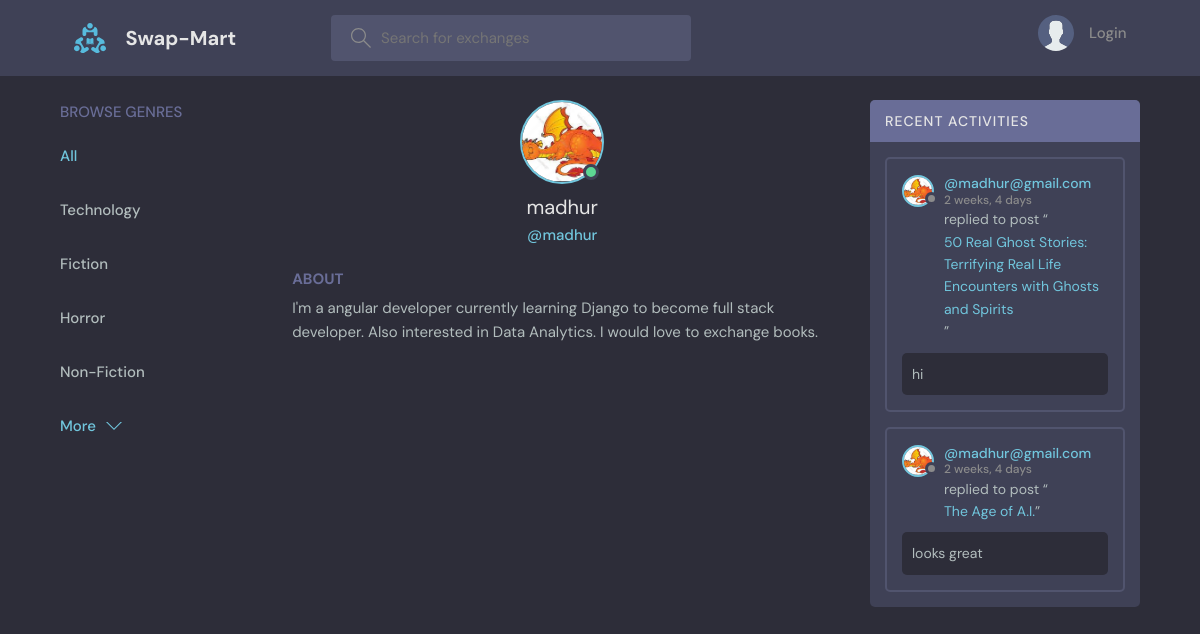
Page /profile/1/ on the committed database.
### base/models.py (models this page shows, shortened)
class Topic(models.Model):
    name= models.CharField(max_length=200)

class User(AbstractUser):
    name=models.CharField(max_length=200, null=True)
    email=models.EmailField(unique=True, null=True)
    bio=models.TextField(null=True)
    avatar= models.ImageField(null=True, default="avatar.svg")
    USERNAME_FIELD= 'email'
    REQUIRED_FIELDS=['username']

class Message(models.Model):
    user= models.ForeignKey(User, on_delete=models.CASCADE)
    room = models.ForeignKey(Exchange_Room, on_delete=models.CASCADE)
    body = models.TextField()
    updated = models.DateTimeField(auto_now = True)
    created = models.DateTimeField(auto_now_add=True)
    class Meta:
        ordering = ['-updated', 'created']

class Exchange_Room(models.Model):
    host = models.ForeignKey(User, on_delete=models.SET_NULL, null=True)
    topic= models.ForeignKey(Topic, on_delete=models.SET_NULL, null=True)
    name = models.CharField(max_length=200)
    description = models.TextField(null = True, blank = True)
    participants = models.ManyToManyField(
        User, related_name='participants', blank=True)
    updated = models.DateTimeField(auto_now = True)
    created = models.DateTimeField(auto_now_add=True)
    author = models.CharField(null = True, blank=True, max_length=200)
    class Meta:
        ordering = ['-updated', 'created']
    def __str__(self):
        return self.name

### base/views.py (the view)
# urls.py: path('profile/<str:pk>/',views.userProfile, name="user-profile"),
def userProfile(request,pk):
    user=User.objects.get(id=pk)
    room_messages = user.message_set.all()
    topics=Topic.objects.all()
    context = {'user':user, 'topics':topics, 'room_messages':room_messages}
    return render(request, 'base/profile.html', context)

### base/templates/base/profile.html (shortened to what this page needs)
{% extends 'main.html' %}
{% block content %}
<main class="profile-page layout layout--3">
  <div class="container">
    {% include 'base/topics_component.html' %}
    <div class="roomList">
      <div class="profile">
        <div class="profile__avatar">
          <div class="avatar avatar--large active">
            <img src="{{user.avatar.url}}" />
          </div>
        </div>
        <div class="profile__info">
          <h3>{{user.username}}</h3>
          <p>@{{user.username}}</p>
        </div>
        <div class="profile__about">
          <h3>About</h3>
          <p>
            {{user.bio}}
          </p>
        </div>
      </div>
    </div>
    {% include 'base/activity_component.html' %}
  </div>
</main>
{% endblock content %}

### templates/main.html (shortened to what this page needs)
<!DOCTYPE html>
{% load static  %}
<html lang="en">
  <head>
    <link rel="stylesheet" href="{% static 'styles/style.css' %}" />
  </head>
  <body>
    {% include 'navbar.html' %}
    {% block content %}
    {% endblock %}
  </body>
</html>

### templates/navbar.html (shortened to what this page needs)
{% load static %}
<header class="header header--loggedIn">
    <div class="container">
      <a href="{% url 'home' %}" class="header__logo">
        <img src="{% static 'images/logo.svg' %}" />
        <h1>Swap-Mart</h1>
      </a>
      <form class="header__search" method="GET" action="{% url 'home' %}">
        <label>
          <input name="q" placeholder="Search for exchanges" />
        </label>
      </form>
      <nav class="header__menu">
        {% if request.user.is_authenticated %}
        <div class="header__user">
          <a href="{% url 'update-user' %}">
            <div class="avatar avatar--medium active">
              <img src="{{request.user.avatar.url}}" />
            </div>
            <p>{{request.user.username}} <span>@{{request.user.username}}</span></p>
          </a>
          <button class="dropdown-button">
            <svg version="1.1" xmlns="http://www.w3.org/2000/svg" width="32" height="32" viewBox="0 0 32 32">
              <title>chevron-down</title>
              <path d="M16 21l-13-13h-3l16 16 16-16h-3l-13 13z"></path>
            </svg>
          </button>
        </div>
        {% else %}
        <a href="{% url 'login' %}">
          <img src="{% static 'images/avatar.svg'%}" />
          <p>Login</p>
        </a>
        {% endif %}
      </nav>
    </div>
  </header>

### base/templates/base/topics_component.html (shortened to what this page needs)
<div class="topics">
    <div class="topics__header">
        <h2>Browse Genres</h2>
    </div>
    <ul class="topics__list">
        <li>
            <a href="{% url 'home' %}" class="active">All
            </a>
        </li>
        {% for topic in topics %}
        <li>
            <a href="{% url 'home' %}?q={{topic.name}}">{{topic.name}}
            </a>
        </li>
        {% endfor %}
    </ul>
    <a class="btn btn--link" href="{% url 'topics' %}">
        More
        <svg version="1.1" xmlns="http://www.w3.org/2000/svg" width="32" height="32" viewBox="0 0 32 32">
            <title>chevron-down</title>
            <path d="M16 21l-13-13h-3l16 16 16-16h-3l-13 13z"></path>
        </svg>
    </a>
</div>

### base/templates/base/activity_component.html (shortened to what this page needs)
<div class="activities">
    <div class="activities__header">
      <h2>Recent Activities</h2>
    </div>
    {% for message in room_messages %}
    <div class="activities__box">
      <div class="activities__boxHeader roomListRoom__header">
        <a href="{% url 'user-profile' message.user.id %}" class="roomListRoom__author">
          <div class="avatar avatar--small">
            <img src="{{message.user.avatar.url}}" />
          </div>
          <p>
            @{{message.user}}
            <span>{{message.created|timesince}}</span>
          </p>
        </a>
      </div>
      <div class="activities__boxContent">
        <p>replied to post “<a href="{% url 'room' message.room.id %}">{{message.room}}</a>”</p>
        <div class="activities__boxRoomContent">
          {{message.body}}
        </div>
      </div>
    </div>
    {%endfor%}
  </div>

### rows in the picture
Topic: name "Technology"
Topic: name "Fiction"
Topic: name "Horror"
Topic: name "Non-Fiction"
User: avatar (picture), username "madhur", bio "I'm a angular developer currently learning Django to become full stack developer. Also interested in Data Analytics. I would love to exchange books."
Message: user.avatar (picture), user "madhur@gmail.com", created "2 weeks, 4 days", room "50 Real Ghost Stories: Terrifying Real Life Encounters with Ghosts and Spirits", body "hi"
Message: user.avatar (picture), user "madhur@gmail.com", created "2 weeks, 4 days", room "The Age of A.I.", body "looks great"
